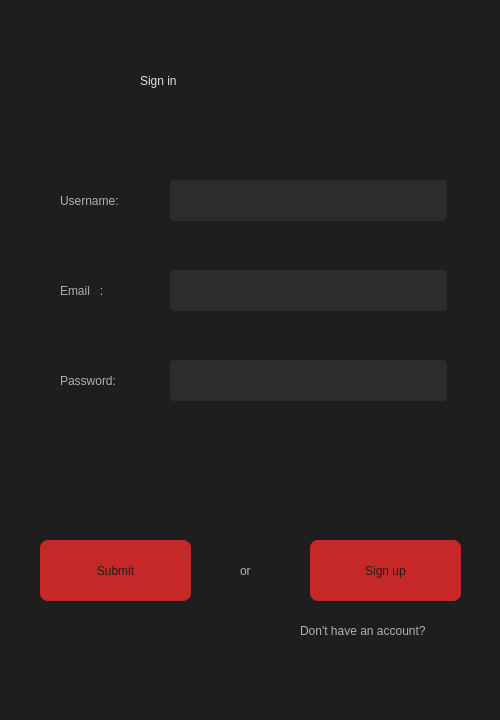
<?xml version="1.0" encoding="UTF-8"?>
<ui version="4.0">
 <class>MainWindow</class>
 <widget class="QMainWindow" name="MainWindow">
  <property name="geometry">
   <rect>
    <x>0</x>
    <y>0</y>
    <width>500</width>
    <height>720</height>
   </rect>
  </property>
  <property name="minimumSize">
   <size>
    <width>500</width>
    <height>720</height>
   </size>
  </property>
  <property name="maximumSize">
   <size>
    <width>500</width>
    <height>720</height>
   </size>
  </property>
  <property name="windowTitle">
   <string>MainWindow</string>
  </property>
  <property name="styleSheet">
   <string notr="true">background-color: #1e1e1e</string>
  </property>
  <widget class="QWidget" name="centralwidget">
   <widget class="QLabel" name="password_label">
    <property name="geometry">
     <rect>
      <x>60</x>
      <y>360</y>
      <width>101</width>
      <height>41</height>
     </rect>
    </property>
    <property name="styleSheet">
     <string notr="true">font: 14pt &quot;Cascadia Code&quot;;
color: 	#b0b0b0</string>
    </property>
    <property name="text">
     <string>Password: </string>
    </property>
   </widget>
   <widget class="QLineEdit" name="email_lineEdit">
    <property name="geometry">
     <rect>
      <x>170</x>
      <y>270</y>
      <width>277</width>
      <height>41</height>
     </rect>
    </property>
    <property name="styleSheet">
     <string notr="true">background-color: #2c2c2c;
border-radius: 4px</string>
    </property>
   </widget>
   <widget class="QLabel" name="label_6">
    <property name="geometry">
     <rect>
      <x>240</x>
      <y>550</y>
      <width>21</width>
      <height>41</height>
     </rect>
    </property>
    <property name="styleSheet">
     <string notr="true">font: 10pt &quot;Cascadia Code&quot;;
color: #b0b0b0;</string>
    </property>
    <property name="text">
     <string>or</string>
    </property>
   </widget>
   <widget class="QLabel" name="username_label">
    <property name="geometry">
     <rect>
      <x>60</x>
      <y>180</y>
      <width>101</width>
      <height>41</height>
     </rect>
    </property>
    <property name="styleSheet">
     <string notr="true">font: 14pt &quot;Cascadia Code&quot;;
color: 	#b0b0b0</string>
    </property>
    <property name="text">
     <string>Username: </string>
    </property>
   </widget>
   <widget class="QLabel" name="title_label">
    <property name="geometry">
     <rect>
      <x>140</x>
      <y>30</y>
      <width>241</width>
      <height>101</height>
     </rect>
    </property>
    <property name="styleSheet">
     <string notr="true">font: 75 60pt &quot;Script MT Bold&quot;;
color: #e0e0e0;</string>
    </property>
    <property name="text">
     <string>Sign in</string>
    </property>
   </widget>
   <widget class="QLabel" name="email_label">
    <property name="geometry">
     <rect>
      <x>60</x>
      <y>270</y>
      <width>101</width>
      <height>41</height>
     </rect>
    </property>
    <property name="styleSheet">
     <string notr="true">font: 14pt &quot;Cascadia Code&quot;;
color: 	#b0b0b0</string>
    </property>
    <property name="text">
     <string>Email   :</string>
    </property>
   </widget>
   <widget class="QLabel" name="label_5">
    <property name="geometry">
     <rect>
      <x>300</x>
      <y>620</y>
      <width>181</width>
      <height>21</height>
     </rect>
    </property>
    <property name="styleSheet">
     <string notr="true">font: 10pt &quot;Cascadia Code&quot;;
color: #b0b0b0;</string>
    </property>
    <property name="text">
     <string>Don't have an account?</string>
    </property>
   </widget>
   <widget class="QPushButton" name="signup_pushButton">
    <property name="geometry">
     <rect>
      <x>310</x>
      <y>540</y>
      <width>151</width>
      <height>61</height>
     </rect>
    </property>
    <property name="styleSheet">
     <string notr="true">QPushButton {
    background-color: #c62828;
    color: #1e1e1e;
    border: none;
    padding: 8px 16px;
    border-radius: 8px;
	font: 14pt &quot;Cascadia Code&quot;;
}

QPushButton:hover {
    background-color: #b71c1c;
}</string>
    </property>
    <property name="text">
     <string>Sign up</string>
    </property>
   </widget>
   <widget class="QLineEdit" name="password_lineEdit">
    <property name="geometry">
     <rect>
      <x>170</x>
      <y>360</y>
      <width>277</width>
      <height>41</height>
     </rect>
    </property>
    <property name="styleSheet">
     <string notr="true">background-color: #2c2c2c;
border-radius: 4px</string>
    </property>
   </widget>
   <widget class="QPushButton" name="submit_pushButton">
    <property name="geometry">
     <rect>
      <x>40</x>
      <y>540</y>
      <width>151</width>
      <height>61</height>
     </rect>
    </property>
    <property name="styleSheet">
     <string notr="true">QPushButton {
    background-color: #c62828;
    color: #1e1e1e;
    border: none;
    padding: 8px 16px;
    border-radius: 8px;
	font: 14pt &quot;Cascadia Code&quot;;
}

QPushButton:hover {
    background-color: #b71c1c;
}</string>
    </property>
    <property name="text">
     <string>Submit</string>
    </property>
   </widget>
   <widget class="QLineEdit" name="username_lineEdit">
    <property name="geometry">
     <rect>
      <x>170</x>
      <y>180</y>
      <width>277</width>
      <height>41</height>
     </rect>
    </property>
    <property name="styleSheet">
     <string notr="true">background-color: #2c2c2c;
border-radius: 4px</string>
    </property>
   </widget>
  </widget>
  <widget class="QMenuBar" name="menubar">
   <property name="geometry">
    <rect>
     <x>0</x>
     <y>0</y>
     <width>500</width>
     <height>21</height>
    </rect>
   </property>
  </widget>
  <widget class="QStatusBar" name="statusbar"/>
 </widget>
 <resources/>
 <connections/>
</ui>
